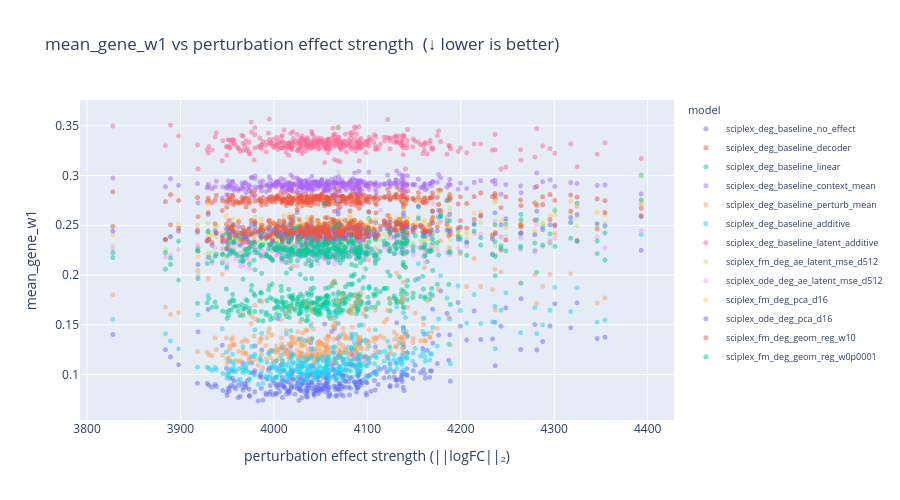
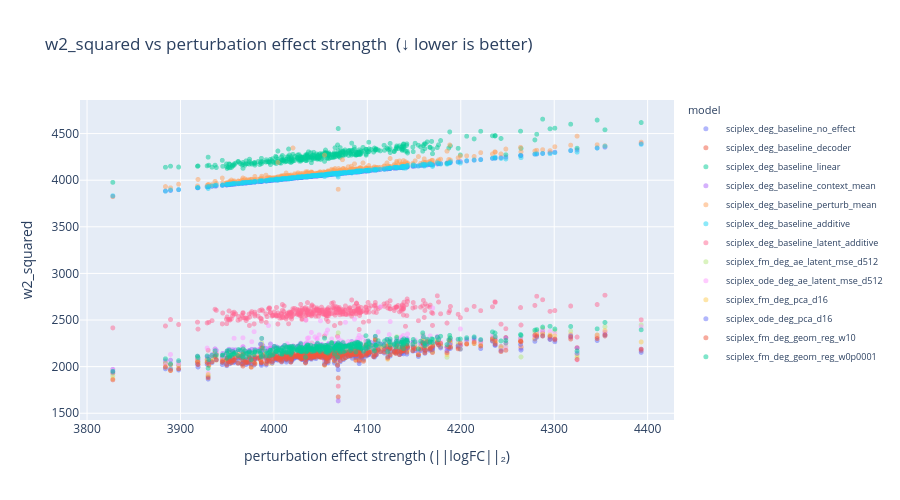
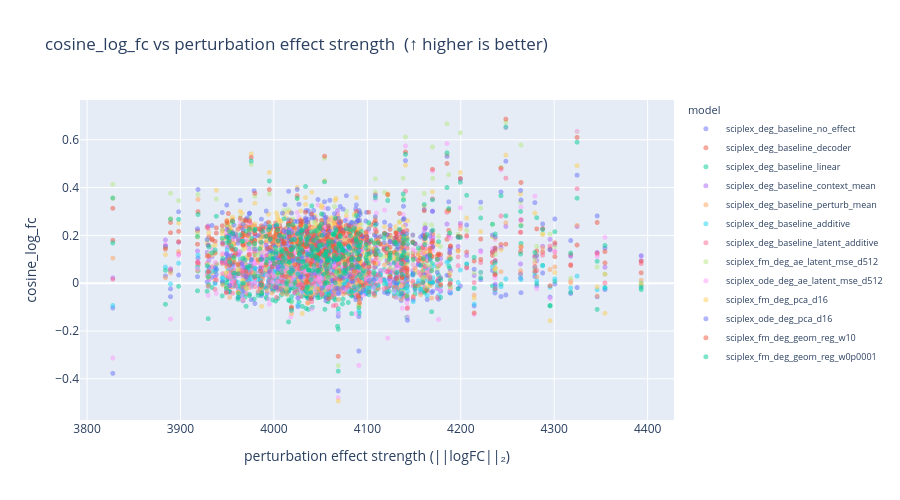
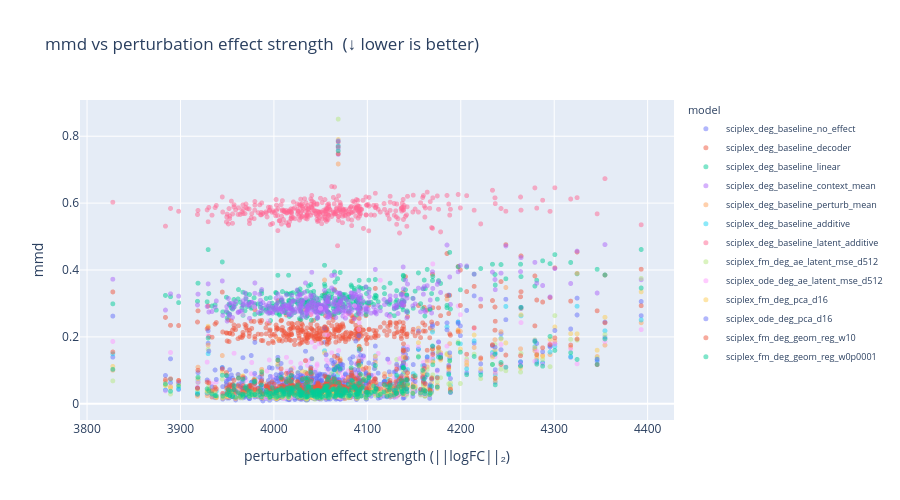

Notebook source saved alongside these figures, in order:
### Code cell
import plotly.express as px

# merge effect strength with per-group metrics
pg = per_group_metrics.merge(
    effect_df[["cell_type", "product_dose", "effect_strength"]], on=["cell_type", "product_dose"], how="left"
)

# extract dose from product_dose for hover
pg["dose"] = pg["product_dose"].str.rsplit("_", n=1).str[-1].astype(int)
pg["drug"] = pg["product_dose"].str.rsplit("_", n=1).str[0]

for metric in plot_metric_names:
    subset = pg[pg["metric_base"] == metric].copy()
    if subset.empty:
        subset = pg[pg["metric"] == metric].copy()
    if subset.empty:
        continue

    direction = metric_direction.get(metric, "")
    fig = px.scatter(
        subset,
        x="effect_strength",
        y="value",
        color="model_name",
        hover_data=["drug", "dose", "cell_type"],
        opacity=0.5,
        title=f"{metric} vs perturbation effect strength  ({direction})",
        labels={
            "effect_strength": "perturbation effect strength (||logFC||₂)",
            "value": metric,
            "model_name": "model",
        },
    )
    fig.update_traces(marker_size=5)
    fig.update_layout(height=500, width=900, legend=dict(font=dict(size=9)))
    fig.show()

### Figure 1 — Plotly figure (JSON) as saved in the notebook; plotly's stock layout.template omitted (floating-point values rounded to 4 significant figures; data arrays with more than 128 entries replaced by an {"elided": "..."} marker saying what was removed)
{"data": [{"customdata": {"elided": "375x3 mixed values"}, "hovertemplate": "model=sciplex_deg_baseline_no_effect<br>perturbation effect strength (||logFC||₂)=%{x}<br>mean_gene_w1=%{y}<br>drug=%{customdata[0]}<br>dose=%{customdata[1]}<br>cell_type=%{customdata[2]}<extra></extra>", "legendgroup": "sciplex_deg_baseline_no_effect", "marker": {"color": "#636efa", "opacity": 0.5, "size": 5, "symbol": "circle"}, "mode": "markers", "name": "sciplex_deg_baseline_no_effect", "showlegend": true, "type": "scattergl", "x": {"elided": "375 float values"}, "xaxis": "x", "y": {"elided": "375 float values"}, "yaxis": "y"}, {"customdata": {"elided": "375x3 mixed values"}, "hovertemplate": "model=sciplex_deg_baseline_decoder<br>perturbation effect strength (||logFC||₂)=%{x}<br>mean_gene_w1=%{y}<br>drug=%{customdata[0]}<br>dose=%{customdata[1]}<br>cell_type=%{customdata[2]}<extra></extra>", "legendgroup": "sciplex_deg_baseline_decoder", "marker": {"color": "#EF553B", "opacity": 0.5, "size": 5, "symbol": "circle"}, "mode": "markers", "name": "sciplex_deg_baseline_decoder", "showlegend": true, "type": "scattergl", "x": {"elided": "375 float values"}, "xaxis": "x", "y": {"elided": "375 float values"}, "yaxis": "y"}, {"customdata": {"elided": "375x3 mixed values"}, "hovertemplate": "model=sciplex_deg_baseline_linear<br>perturbation effect strength (||logFC||₂)=%{x}<br>mean_gene_w1=%{y}<br>drug=%{customdata[0]}<br>dose=%{customdata[1]}<br>cell_type=%{customdata[2]}<extra></extra>", "legendgroup": "sciplex_deg_baseline_linear", "marker": {"color": "#00cc96", "opacity": 0.5, "size": 5, "symbol": "circle"}, "mode": "markers", "name": "sciplex_deg_baseline_linear", "showlegend": true, "type": "scattergl", "x": {"elided": "375 float values"}, "xaxis": "x", "y": {"elided": "375 float values"}, "yaxis": "y"}, {"customdata": {"elided": "375x3 mixed values"}, "hovertemplate": "model=sciplex_deg_baseline_context_mean<br>perturbation effect strength (||logFC||₂)=%{x}<br>mean_gene_w1=%{y}<br>drug=%{customdata[0]}<br>dose=%{customdata[1]}<br>cell_type=%{customdata[2]}<extra></extra>", "legendgroup": "sciplex_deg_baseline_context_mean", "marker": {"color": "#ab63fa", "opacity": 0.5, "size": 5, "symbol": "circle"}, "mode": "markers", "name": "sciplex_deg_baseline_context_mean", "showlegend": true, "type": "scattergl", "x": {"elided": "375 float values"}, "xaxis": "x", "y": {"elided": "375 float values"}, "yaxis": "y"}, {"customdata": {"elided": "375x3 mixed values"}, "hovertemplate": "model=sciplex_deg_baseline_perturb_mean<br>perturbation effect strength (||logFC||₂)=%{x}<br>mean_gene_w1=%{y}<br>drug=%{customdata[0]}<br>dose=%{customdata[1]}<br>cell_type=%{customdata[2]}<extra></extra>", "legendgroup": "sciplex_deg_baseline_perturb_mean", "marker": {"color": "#FFA15A", "opacity": 0.5, "size": 5, "symbol": "circle"}, "mode": "markers", "name": "sciplex_deg_baseline_perturb_mean", "showlegend": true, "type": "scattergl", "x": {"elided": "375 float values"}, "xaxis": "x", "y": {"elided": "375 float values"}, "yaxis": "y"}, {"customdata": {"elided": "375x3 mixed values"}, "hovertemplate": "model=sciplex_deg_baseline_additive<br>perturbation effect strength (||logFC||₂)=%{x}<br>mean_gene_w1=%{y}<br>drug=%{customdata[0]}<br>dose=%{customdata[1]}<br>cell_type=%{customdata[2]}<extra></extra>", "legendgroup": "sciplex_deg_baseline_additive", "marker": {"color": "#19d3f3", "opacity": 0.5, "size": 5, "symbol": "circle"}, "mode": "markers", "name": "sciplex_deg_baseline_additive", "showlegend": true, "type": "scattergl", "x": {"elided": "375 float values"}, "xaxis": "x", "y": {"elided": "375 float values"}, "yaxis": "y"}, {"customdata": {"elided": "375x3 mixed values"}, "hovertemplate": "model=sciplex_deg_baseline_latent_additive<br>perturbation effect strength (||logFC||₂)=%{x}<br>mean_gene_w1=%{y}<br>drug=%{customdata[0]}<br>dose=%{customdata[1]}<br>cell_type=%{customdata[2]}<extra></extra>", "legendgroup": "sciplex_deg_baseline_latent_additive", "marker": {"color": "#FF6692", "opacity": 0.5, "size": 5, "symbol": "circle"}, "mode": "markers", "name": "sciplex_deg_baseline_latent_additive", "showlegend": true, "type": "scattergl", "x": {"elided": "375 float values"}, "xaxis": "x", "y": {"elided": "375 float values"}, "yaxis": "y"}, {"customdata": {"elided": "375x3 mixed values"}, "hovertemplate": "model=sciplex_fm_deg_ae_latent_mse_d512<br>perturbation effect strength (||logFC||₂)=%{x}<br>mean_gene_w1=%{y}<br>drug=%{customdata[0]}<br>dose=%{customdata[1]}<br>cell_type=%{customdata[2]}<extra></extra>", "legendgroup": "sciplex_fm_deg_ae_latent_mse_d512", "marker": {"color": "#B6E880", "opacity": 0.5, "size": 5, "symbol": "circle"}, "mode": "markers", "name": "sciplex_fm_deg_ae_latent_mse_d512", "showlegend": true, "type": "scattergl", "x": {"elided": "375 float values"}, "xaxis": "x", "y": {"elided": "375 float values"}, "yaxis": "y"}, {"customdata": {"elided": "375x3 mixed values"}, "hovertemplate": "model=sciplex_ode_deg_ae_latent_mse_d512<br>perturbation effect strength (||logFC||₂)=%{x}<br>mean_gene_w1=%{y}<br>drug=%{customdata[0]}<br>dose=%{customdata[1]}<br>cell_type=%{customdata[2]}<extra></extra>", "legendgroup": "sciplex_ode_deg_ae_latent_mse_d512", "marker": {"color": "#FF97FF", "opacity": 0.5, "size": 5, "symbol": "circle"}, "mode": "markers", "name": "sciplex_ode_deg_ae_latent_mse_d512", "showlegend": true, "type": "scattergl", "x": {"elided": "375 float values"}, "xaxis": "x", "y": {"elided": "375 float values"}, "yaxis": "y"}, {"customdata": {"elided": "375x3 mixed values"}, "hovertemplate": "model=sciplex_fm_deg_pca_d16<br>perturbation effect strength (||logFC||₂)=%{x}<br>mean_gene_w1=%{y}<br>drug=%{customdata[0]}<br>dose=%{customdata[1]}<br>cell_type=%{customdata[2]}<extra></extra>", "legendgroup": "sciplex_fm_deg_pca_d16", "marker": {"color": "#FECB52", "opacity": 0.5, "size": 5, "symbol": "circle"}, "mode": "markers", "name": "sciplex_fm_deg_pca_d16", "showlegend": true, "type": "scattergl", "x": {"elided": "375 float values"}, "xaxis": "x", "y": {"elided": "375 float values"}, "yaxis": "y"}, {"customdata": {"elided": "375x3 mixed values"}, "hovertemplate": "model=sciplex_ode_deg_pca_d16<br>perturbation effect strength (||logFC||₂)=%{x}<br>mean_gene_w1=%{y}<br>drug=%{customdata[0]}<br>dose=%{customdata[1]}<br>cell_type=%{customdata[2]}<extra></extra>", "legendgroup": "sciplex_ode_deg_pca_d16", "marker": {"color": "#636efa", "opacity": 0.5, "size": 5, "symbol": "circle"}, "mode": "markers", "name": "sciplex_ode_deg_pca_d16", "showlegend": true, "type": "scattergl", "x": {"elided": "375 float values"}, "xaxis": "x", "y": {"elided": "375 float values"}, "yaxis": "y"}, {"customdata": {"elided": "375x3 mixed values"}, "hovertemplate": "model=sciplex_fm_deg_geom_reg_w10<br>perturbation effect strength (||logFC||₂)=%{x}<br>mean_gene_w1=%{y}<br>drug=%{customdata[0]}<br>dose=%{customdata[1]}<br>cell_type=%{customdata[2]}<extra></extra>", "legendgroup": "sciplex_fm_deg_geom_reg_w10", "marker": {"color": "#EF553B", "opacity": 0.5, "size": 5, "symbol": "circle"}, "mode": "markers", "name": "sciplex_fm_deg_geom_reg_w10", "showlegend": true, "type": "scattergl", "x": {"elided": "375 float values"}, "xaxis": "x", "y": {"elided": "375 float values"}, "yaxis": "y"}, {"customdata": {"elided": "375x3 mixed values"}, "hovertemplate": "model=sciplex_fm_deg_geom_reg_w0p0001<br>perturbation effect strength (||logFC||₂)=%{x}<br>mean_gene_w1=%{y}<br>drug=%{customdata[0]}<br>dose=%{customdata[1]}<br>cell_type=%{customdata[2]}<extra></extra>", "legendgroup": "sciplex_fm_deg_geom_reg_w0p0001", "marker": {"color": "#00cc96", "opacity": 0.5, "size": 5, "symbol": "circle"}, "mode": "markers", "name": "sciplex_fm_deg_geom_reg_w0p0001", "showlegend": true, "type": "scattergl", "x": {"elided": "375 float values"}, "xaxis": "x", "y": {"elided": "375 float values"}, "yaxis": "y"}], "layout": {"height": 500, "legend": {"font": {"size": 9}, "title": {"text": "model"}, "tracegroupgap": 0}, "title": {"text": "mean_gene_w1 vs perturbation effect strength  (↓ lower is better)"}, "width": 900, "xaxis": {"anchor": "y", "domain": [0, 1], "title": {"text": "perturbation effect strength (||logFC||₂)"}}, "yaxis": {"anchor": "x", "domain": [0, 1], "title": {"text": "mean_gene_w1"}}}}

### Figure 2 — Plotly figure (JSON) as saved in the notebook; plotly's stock layout.template omitted (floating-point values rounded to 4 significant figures; data arrays with more than 128 entries replaced by an {"elided": "..."} marker saying what was removed)
{"data": [{"customdata": {"elided": "375x3 mixed values"}, "hovertemplate": "model=sciplex_deg_baseline_no_effect<br>perturbation effect strength (||logFC||₂)=%{x}<br>w2_squared=%{y}<br>drug=%{customdata[0]}<br>dose=%{customdata[1]}<br>cell_type=%{customdata[2]}<extra></extra>", "legendgroup": "sciplex_deg_baseline_no_effect", "marker": {"color": "#636efa", "opacity": 0.5, "size": 5, "symbol": "circle"}, "mode": "markers", "name": "sciplex_deg_baseline_no_effect", "showlegend": true, "type": "scattergl", "x": {"elided": "375 float values"}, "xaxis": "x", "y": {"elided": "375 float values"}, "yaxis": "y"}, {"customdata": {"elided": "375x3 mixed values"}, "hovertemplate": "model=sciplex_deg_baseline_decoder<br>perturbation effect strength (||logFC||₂)=%{x}<br>w2_squared=%{y}<br>drug=%{customdata[0]}<br>dose=%{customdata[1]}<br>cell_type=%{customdata[2]}<extra></extra>", "legendgroup": "sciplex_deg_baseline_decoder", "marker": {"color": "#EF553B", "opacity": 0.5, "size": 5, "symbol": "circle"}, "mode": "markers", "name": "sciplex_deg_baseline_decoder", "showlegend": true, "type": "scattergl", "x": {"elided": "375 float values"}, "xaxis": "x", "y": {"elided": "375 float values"}, "yaxis": "y"}, {"customdata": {"elided": "375x3 mixed values"}, "hovertemplate": "model=sciplex_deg_baseline_linear<br>perturbation effect strength (||logFC||₂)=%{x}<br>w2_squared=%{y}<br>drug=%{customdata[0]}<br>dose=%{customdata[1]}<br>cell_type=%{customdata[2]}<extra></extra>", "legendgroup": "sciplex_deg_baseline_linear", "marker": {"color": "#00cc96", "opacity": 0.5, "size": 5, "symbol": "circle"}, "mode": "markers", "name": "sciplex_deg_baseline_linear", "showlegend": true, "type": "scattergl", "x": {"elided": "375 float values"}, "xaxis": "x", "y": {"elided": "375 float values"}, "yaxis": "y"}, {"customdata": {"elided": "375x3 mixed values"}, "hovertemplate": "model=sciplex_deg_baseline_context_mean<br>perturbation effect strength (||logFC||₂)=%{x}<br>w2_squared=%{y}<br>drug=%{customdata[0]}<br>dose=%{customdata[1]}<br>cell_type=%{customdata[2]}<extra></extra>", "legendgroup": "sciplex_deg_baseline_context_mean", "marker": {"color": "#ab63fa", "opacity": 0.5, "size": 5, "symbol": "circle"}, "mode": "markers", "name": "sciplex_deg_baseline_context_mean", "showlegend": true, "type": "scattergl", "x": {"elided": "375 float values"}, "xaxis": "x", "y": {"elided": "375 float values"}, "yaxis": "y"}, {"customdata": {"elided": "375x3 mixed values"}, "hovertemplate": "model=sciplex_deg_baseline_perturb_mean<br>perturbation effect strength (||logFC||₂)=%{x}<br>w2_squared=%{y}<br>drug=%{customdata[0]}<br>dose=%{customdata[1]}<br>cell_type=%{customdata[2]}<extra></extra>", "legendgroup": "sciplex_deg_baseline_perturb_mean", "marker": {"color": "#FFA15A", "opacity": 0.5, "size": 5, "symbol": "circle"}, "mode": "markers", "name": "sciplex_deg_baseline_perturb_mean", "showlegend": true, "type": "scattergl", "x": {"elided": "375 float values"}, "xaxis": "x", "y": {"elided": "375 float values"}, "yaxis": "y"}, {"customdata": {"elided": "375x3 mixed values"}, "hovertemplate": "model=sciplex_deg_baseline_additive<br>perturbation effect strength (||logFC||₂)=%{x}<br>w2_squared=%{y}<br>drug=%{customdata[0]}<br>dose=%{customdata[1]}<br>cell_type=%{customdata[2]}<extra></extra>", "legendgroup": "sciplex_deg_baseline_additive", "marker": {"color": "#19d3f3", "opacity": 0.5, "size": 5, "symbol": "circle"}, "mode": "markers", "name": "sciplex_deg_baseline_additive", "showlegend": true, "type": "scattergl", "x": {"elided": "375 float values"}, "xaxis": "x", "y": {"elided": "375 float values"}, "yaxis": "y"}, {"customdata": {"elided": "375x3 mixed values"}, "hovertemplate": "model=sciplex_deg_baseline_latent_additive<br>perturbation effect strength (||logFC||₂)=%{x}<br>w2_squared=%{y}<br>drug=%{customdata[0]}<br>dose=%{customdata[1]}<br>cell_type=%{customdata[2]}<extra></extra>", "legendgroup": "sciplex_deg_baseline_latent_additive", "marker": {"color": "#FF6692", "opacity": 0.5, "size": 5, "symbol": "circle"}, "mode": "markers", "name": "sciplex_deg_baseline_latent_additive", "showlegend": true, "type": "scattergl", "x": {"elided": "375 float values"}, "xaxis": "x", "y": {"elided": "375 float values"}, "yaxis": "y"}, {"customdata": {"elided": "375x3 mixed values"}, "hovertemplate": "model=sciplex_fm_deg_ae_latent_mse_d512<br>perturbation effect strength (||logFC||₂)=%{x}<br>w2_squared=%{y}<br>drug=%{customdata[0]}<br>dose=%{customdata[1]}<br>cell_type=%{customdata[2]}<extra></extra>", "legendgroup": "sciplex_fm_deg_ae_latent_mse_d512", "marker": {"color": "#B6E880", "opacity": 0.5, "size": 5, "symbol": "circle"}, "mode": "markers", "name": "sciplex_fm_deg_ae_latent_mse_d512", "showlegend": true, "type": "scattergl", "x": {"elided": "375 float values"}, "xaxis": "x", "y": {"elided": "375 float values"}, "yaxis": "y"}, {"customdata": {"elided": "375x3 mixed values"}, "hovertemplate": "model=sciplex_ode_deg_ae_latent_mse_d512<br>perturbation effect strength (||logFC||₂)=%{x}<br>w2_squared=%{y}<br>drug=%{customdata[0]}<br>dose=%{customdata[1]}<br>cell_type=%{customdata[2]}<extra></extra>", "legendgroup": "sciplex_ode_deg_ae_latent_mse_d512", "marker": {"color": "#FF97FF", "opacity": 0.5, "size": 5, "symbol": "circle"}, "mode": "markers", "name": "sciplex_ode_deg_ae_latent_mse_d512", "showlegend": true, "type": "scattergl", "x": {"elided": "375 float values"}, "xaxis": "x", "y": {"elided": "375 float values"}, "yaxis": "y"}, {"customdata": {"elided": "375x3 mixed values"}, "hovertemplate": "model=sciplex_fm_deg_pca_d16<br>perturbation effect strength (||logFC||₂)=%{x}<br>w2_squared=%{y}<br>drug=%{customdata[0]}<br>dose=%{customdata[1]}<br>cell_type=%{customdata[2]}<extra></extra>", "legendgroup": "sciplex_fm_deg_pca_d16", "marker": {"color": "#FECB52", "opacity": 0.5, "size": 5, "symbol": "circle"}, "mode": "markers", "name": "sciplex_fm_deg_pca_d16", "showlegend": true, "type": "scattergl", "x": {"elided": "375 float values"}, "xaxis": "x", "y": {"elided": "375 float values"}, "yaxis": "y"}, {"customdata": {"elided": "375x3 mixed values"}, "hovertemplate": "model=sciplex_ode_deg_pca_d16<br>perturbation effect strength (||logFC||₂)=%{x}<br>w2_squared=%{y}<br>drug=%{customdata[0]}<br>dose=%{customdata[1]}<br>cell_type=%{customdata[2]}<extra></extra>", "legendgroup": "sciplex_ode_deg_pca_d16", "marker": {"color": "#636efa", "opacity": 0.5, "size": 5, "symbol": "circle"}, "mode": "markers", "name": "sciplex_ode_deg_pca_d16", "showlegend": true, "type": "scattergl", "x": {"elided": "375 float values"}, "xaxis": "x", "y": {"elided": "375 float values"}, "yaxis": "y"}, {"customdata": {"elided": "375x3 mixed values"}, "hovertemplate": "model=sciplex_fm_deg_geom_reg_w10<br>perturbation effect strength (||logFC||₂)=%{x}<br>w2_squared=%{y}<br>drug=%{customdata[0]}<br>dose=%{customdata[1]}<br>cell_type=%{customdata[2]}<extra></extra>", "legendgroup": "sciplex_fm_deg_geom_reg_w10", "marker": {"color": "#EF553B", "opacity": 0.5, "size": 5, "symbol": "circle"}, "mode": "markers", "name": "sciplex_fm_deg_geom_reg_w10", "showlegend": true, "type": "scattergl", "x": {"elided": "375 float values"}, "xaxis": "x", "y": {"elided": "375 float values"}, "yaxis": "y"}, {"customdata": {"elided": "375x3 mixed values"}, "hovertemplate": "model=sciplex_fm_deg_geom_reg_w0p0001<br>perturbation effect strength (||logFC||₂)=%{x}<br>w2_squared=%{y}<br>drug=%{customdata[0]}<br>dose=%{customdata[1]}<br>cell_type=%{customdata[2]}<extra></extra>", "legendgroup": "sciplex_fm_deg_geom_reg_w0p0001", "marker": {"color": "#00cc96", "opacity": 0.5, "size": 5, "symbol": "circle"}, "mode": "markers", "name": "sciplex_fm_deg_geom_reg_w0p0001", "showlegend": true, "type": "scattergl", "x": {"elided": "375 float values"}, "xaxis": "x", "y": {"elided": "375 float values"}, "yaxis": "y"}], "layout": {"height": 500, "legend": {"font": {"size": 9}, "title": {"text": "model"}, "tracegroupgap": 0}, "title": {"text": "w2_squared vs perturbation effect strength  (↓ lower is better)"}, "width": 900, "xaxis": {"anchor": "y", "domain": [0, 1], "title": {"text": "perturbation effect strength (||logFC||₂)"}}, "yaxis": {"anchor": "x", "domain": [0, 1], "title": {"text": "w2_squared"}}}}

### Figure 3 — Plotly figure (JSON) as saved in the notebook; plotly's stock layout.template omitted (floating-point values rounded to 4 significant figures; data arrays with more than 128 entries replaced by an {"elided": "..."} marker saying what was removed)
{"data": [{"customdata": {"elided": "375x3 mixed values"}, "hovertemplate": "model=sciplex_deg_baseline_no_effect<br>perturbation effect strength (||logFC||₂)=%{x}<br>cosine_log_fc=%{y}<br>drug=%{customdata[0]}<br>dose=%{customdata[1]}<br>cell_type=%{customdata[2]}<extra></extra>", "legendgroup": "sciplex_deg_baseline_no_effect", "marker": {"color": "#636efa", "opacity": 0.5, "size": 5, "symbol": "circle"}, "mode": "markers", "name": "sciplex_deg_baseline_no_effect", "showlegend": true, "type": "scattergl", "x": {"elided": "375 float values"}, "xaxis": "x", "y": {"elided": "375 float values"}, "yaxis": "y"}, {"customdata": {"elided": "375x3 mixed values"}, "hovertemplate": "model=sciplex_deg_baseline_decoder<br>perturbation effect strength (||logFC||₂)=%{x}<br>cosine_log_fc=%{y}<br>drug=%{customdata[0]}<br>dose=%{customdata[1]}<br>cell_type=%{customdata[2]}<extra></extra>", "legendgroup": "sciplex_deg_baseline_decoder", "marker": {"color": "#EF553B", "opacity": 0.5, "size": 5, "symbol": "circle"}, "mode": "markers", "name": "sciplex_deg_baseline_decoder", "showlegend": true, "type": "scattergl", "x": {"elided": "375 float values"}, "xaxis": "x", "y": {"elided": "375 float values"}, "yaxis": "y"}, {"customdata": {"elided": "375x3 mixed values"}, "hovertemplate": "model=sciplex_deg_baseline_linear<br>perturbation effect strength (||logFC||₂)=%{x}<br>cosine_log_fc=%{y}<br>drug=%{customdata[0]}<br>dose=%{customdata[1]}<br>cell_type=%{customdata[2]}<extra></extra>", "legendgroup": "sciplex_deg_baseline_linear", "marker": {"color": "#00cc96", "opacity": 0.5, "size": 5, "symbol": "circle"}, "mode": "markers", "name": "sciplex_deg_baseline_linear", "showlegend": true, "type": "scattergl", "x": {"elided": "375 float values"}, "xaxis": "x", "y": {"elided": "375 float values"}, "yaxis": "y"}, {"customdata": {"elided": "375x3 mixed values"}, "hovertemplate": "model=sciplex_deg_baseline_context_mean<br>perturbation effect strength (||logFC||₂)=%{x}<br>cosine_log_fc=%{y}<br>drug=%{customdata[0]}<br>dose=%{customdata[1]}<br>cell_type=%{customdata[2]}<extra></extra>", "legendgroup": "sciplex_deg_baseline_context_mean", "marker": {"color": "#ab63fa", "opacity": 0.5, "size": 5, "symbol": "circle"}, "mode": "markers", "name": "sciplex_deg_baseline_context_mean", "showlegend": true, "type": "scattergl", "x": {"elided": "375 float values"}, "xaxis": "x", "y": {"elided": "375 float values"}, "yaxis": "y"}, {"customdata": {"elided": "375x3 mixed values"}, "hovertemplate": "model=sciplex_deg_baseline_perturb_mean<br>perturbation effect strength (||logFC||₂)=%{x}<br>cosine_log_fc=%{y}<br>drug=%{customdata[0]}<br>dose=%{customdata[1]}<br>cell_type=%{customdata[2]}<extra></extra>", "legendgroup": "sciplex_deg_baseline_perturb_mean", "marker": {"color": "#FFA15A", "opacity": 0.5, "size": 5, "symbol": "circle"}, "mode": "markers", "name": "sciplex_deg_baseline_perturb_mean", "showlegend": true, "type": "scattergl", "x": {"elided": "375 float values"}, "xaxis": "x", "y": {"elided": "375 float values"}, "yaxis": "y"}, {"customdata": {"elided": "375x3 mixed values"}, "hovertemplate": "model=sciplex_deg_baseline_additive<br>perturbation effect strength (||logFC||₂)=%{x}<br>cosine_log_fc=%{y}<br>drug=%{customdata[0]}<br>dose=%{customdata[1]}<br>cell_type=%{customdata[2]}<extra></extra>", "legendgroup": "sciplex_deg_baseline_additive", "marker": {"color": "#19d3f3", "opacity": 0.5, "size": 5, "symbol": "circle"}, "mode": "markers", "name": "sciplex_deg_baseline_additive", "showlegend": true, "type": "scattergl", "x": {"elided": "375 float values"}, "xaxis": "x", "y": {"elided": "375 float values"}, "yaxis": "y"}, {"customdata": {"elided": "375x3 mixed values"}, "hovertemplate": "model=sciplex_deg_baseline_latent_additive<br>perturbation effect strength (||logFC||₂)=%{x}<br>cosine_log_fc=%{y}<br>drug=%{customdata[0]}<br>dose=%{customdata[1]}<br>cell_type=%{customdata[2]}<extra></extra>", "legendgroup": "sciplex_deg_baseline_latent_additive", "marker": {"color": "#FF6692", "opacity": 0.5, "size": 5, "symbol": "circle"}, "mode": "markers", "name": "sciplex_deg_baseline_latent_additive", "showlegend": true, "type": "scattergl", "x": {"elided": "375 float values"}, "xaxis": "x", "y": {"elided": "375 float values"}, "yaxis": "y"}, {"customdata": {"elided": "375x3 mixed values"}, "hovertemplate": "model=sciplex_fm_deg_ae_latent_mse_d512<br>perturbation effect strength (||logFC||₂)=%{x}<br>cosine_log_fc=%{y}<br>drug=%{customdata[0]}<br>dose=%{customdata[1]}<br>cell_type=%{customdata[2]}<extra></extra>", "legendgroup": "sciplex_fm_deg_ae_latent_mse_d512", "marker": {"color": "#B6E880", "opacity": 0.5, "size": 5, "symbol": "circle"}, "mode": "markers", "name": "sciplex_fm_deg_ae_latent_mse_d512", "showlegend": true, "type": "scattergl", "x": {"elided": "375 float values"}, "xaxis": "x", "y": {"elided": "375 float values"}, "yaxis": "y"}, {"customdata": {"elided": "375x3 mixed values"}, "hovertemplate": "model=sciplex_ode_deg_ae_latent_mse_d512<br>perturbation effect strength (||logFC||₂)=%{x}<br>cosine_log_fc=%{y}<br>drug=%{customdata[0]}<br>dose=%{customdata[1]}<br>cell_type=%{customdata[2]}<extra></extra>", "legendgroup": "sciplex_ode_deg_ae_latent_mse_d512", "marker": {"color": "#FF97FF", "opacity": 0.5, "size": 5, "symbol": "circle"}, "mode": "markers", "name": "sciplex_ode_deg_ae_latent_mse_d512", "showlegend": true, "type": "scattergl", "x": {"elided": "375 float values"}, "xaxis": "x", "y": {"elided": "375 float values"}, "yaxis": "y"}, {"customdata": {"elided": "375x3 mixed values"}, "hovertemplate": "model=sciplex_fm_deg_pca_d16<br>perturbation effect strength (||logFC||₂)=%{x}<br>cosine_log_fc=%{y}<br>drug=%{customdata[0]}<br>dose=%{customdata[1]}<br>cell_type=%{customdata[2]}<extra></extra>", "legendgroup": "sciplex_fm_deg_pca_d16", "marker": {"color": "#FECB52", "opacity": 0.5, "size": 5, "symbol": "circle"}, "mode": "markers", "name": "sciplex_fm_deg_pca_d16", "showlegend": true, "type": "scattergl", "x": {"elided": "375 float values"}, "xaxis": "x", "y": {"elided": "375 float values"}, "yaxis": "y"}, {"customdata": {"elided": "375x3 mixed values"}, "hovertemplate": "model=sciplex_ode_deg_pca_d16<br>perturbation effect strength (||logFC||₂)=%{x}<br>cosine_log_fc=%{y}<br>drug=%{customdata[0]}<br>dose=%{customdata[1]}<br>cell_type=%{customdata[2]}<extra></extra>", "legendgroup": "sciplex_ode_deg_pca_d16", "marker": {"color": "#636efa", "opacity": 0.5, "size": 5, "symbol": "circle"}, "mode": "markers", "name": "sciplex_ode_deg_pca_d16", "showlegend": true, "type": "scattergl", "x": {"elided": "375 float values"}, "xaxis": "x", "y": {"elided": "375 float values"}, "yaxis": "y"}, {"customdata": {"elided": "375x3 mixed values"}, "hovertemplate": "model=sciplex_fm_deg_geom_reg_w10<br>perturbation effect strength (||logFC||₂)=%{x}<br>cosine_log_fc=%{y}<br>drug=%{customdata[0]}<br>dose=%{customdata[1]}<br>cell_type=%{customdata[2]}<extra></extra>", "legendgroup": "sciplex_fm_deg_geom_reg_w10", "marker": {"color": "#EF553B", "opacity": 0.5, "size": 5, "symbol": "circle"}, "mode": "markers", "name": "sciplex_fm_deg_geom_reg_w10", "showlegend": true, "type": "scattergl", "x": {"elided": "375 float values"}, "xaxis": "x", "y": {"elided": "375 float values"}, "yaxis": "y"}, {"customdata": {"elided": "375x3 mixed values"}, "hovertemplate": "model=sciplex_fm_deg_geom_reg_w0p0001<br>perturbation effect strength (||logFC||₂)=%{x}<br>cosine_log_fc=%{y}<br>drug=%{customdata[0]}<br>dose=%{customdata[1]}<br>cell_type=%{customdata[2]}<extra></extra>", "legendgroup": "sciplex_fm_deg_geom_reg_w0p0001", "marker": {"color": "#00cc96", "opacity": 0.5, "size": 5, "symbol": "circle"}, "mode": "markers", "name": "sciplex_fm_deg_geom_reg_w0p0001", "showlegend": true, "type": "scattergl", "x": {"elided": "375 float values"}, "xaxis": "x", "y": {"elided": "375 float values"}, "yaxis": "y"}], "layout": {"height": 500, "legend": {"font": {"size": 9}, "title": {"text": "model"}, "tracegroupgap": 0}, "title": {"text": "cosine_log_fc vs perturbation effect strength  (↑ higher is better)"}, "width": 900, "xaxis": {"anchor": "y", "domain": [0, 1], "title": {"text": "perturbation effect strength (||logFC||₂)"}}, "yaxis": {"anchor": "x", "domain": [0, 1], "title": {"text": "cosine_log_fc"}}}}

### Figure 4 — Plotly figure (JSON) as saved in the notebook; plotly's stock layout.template omitted (floating-point values rounded to 4 significant figures; data arrays with more than 128 entries replaced by an {"elided": "..."} marker saying what was removed)
{"data": [{"customdata": {"elided": "375x3 mixed values"}, "hovertemplate": "model=sciplex_deg_baseline_no_effect<br>perturbation effect strength (||logFC||₂)=%{x}<br>mmd=%{y}<br>drug=%{customdata[0]}<br>dose=%{customdata[1]}<br>cell_type=%{customdata[2]}<extra></extra>", "legendgroup": "sciplex_deg_baseline_no_effect", "marker": {"color": "#636efa", "opacity": 0.5, "size": 5, "symbol": "circle"}, "mode": "markers", "name": "sciplex_deg_baseline_no_effect", "showlegend": true, "type": "scattergl", "x": {"elided": "375 float values"}, "xaxis": "x", "y": {"elided": "375 float values"}, "yaxis": "y"}, {"customdata": {"elided": "375x3 mixed values"}, "hovertemplate": "model=sciplex_deg_baseline_decoder<br>perturbation effect strength (||logFC||₂)=%{x}<br>mmd=%{y}<br>drug=%{customdata[0]}<br>dose=%{customdata[1]}<br>cell_type=%{customdata[2]}<extra></extra>", "legendgroup": "sciplex_deg_baseline_decoder", "marker": {"color": "#EF553B", "opacity": 0.5, "size": 5, "symbol": "circle"}, "mode": "markers", "name": "sciplex_deg_baseline_decoder", "showlegend": true, "type": "scattergl", "x": {"elided": "375 float values"}, "xaxis": "x", "y": {"elided": "375 float values"}, "yaxis": "y"}, {"customdata": {"elided": "375x3 mixed values"}, "hovertemplate": "model=sciplex_deg_baseline_linear<br>perturbation effect strength (||logFC||₂)=%{x}<br>mmd=%{y}<br>drug=%{customdata[0]}<br>dose=%{customdata[1]}<br>cell_type=%{customdata[2]}<extra></extra>", "legendgroup": "sciplex_deg_baseline_linear", "marker": {"color": "#00cc96", "opacity": 0.5, "size": 5, "symbol": "circle"}, "mode": "markers", "name": "sciplex_deg_baseline_linear", "showlegend": true, "type": "scattergl", "x": {"elided": "375 float values"}, "xaxis": "x", "y": {"elided": "375 float values"}, "yaxis": "y"}, {"customdata": {"elided": "375x3 mixed values"}, "hovertemplate": "model=sciplex_deg_baseline_context_mean<br>perturbation effect strength (||logFC||₂)=%{x}<br>mmd=%{y}<br>drug=%{customdata[0]}<br>dose=%{customdata[1]}<br>cell_type=%{customdata[2]}<extra></extra>", "legendgroup": "sciplex_deg_baseline_context_mean", "marker": {"color": "#ab63fa", "opacity": 0.5, "size": 5, "symbol": "circle"}, "mode": "markers", "name": "sciplex_deg_baseline_context_mean", "showlegend": true, "type": "scattergl", "x": {"elided": "375 float values"}, "xaxis": "x", "y": {"elided": "375 float values"}, "yaxis": "y"}, {"customdata": {"elided": "375x3 mixed values"}, "hovertemplate": "model=sciplex_deg_baseline_perturb_mean<br>perturbation effect strength (||logFC||₂)=%{x}<br>mmd=%{y}<br>drug=%{customdata[0]}<br>dose=%{customdata[1]}<br>cell_type=%{customdata[2]}<extra></extra>", "legendgroup": "sciplex_deg_baseline_perturb_mean", "marker": {"color": "#FFA15A", "opacity": 0.5, "size": 5, "symbol": "circle"}, "mode": "markers", "name": "sciplex_deg_baseline_perturb_mean", "showlegend": true, "type": "scattergl", "x": {"elided": "375 float values"}, "xaxis": "x", "y": {"elided": "375 float values"}, "yaxis": "y"}, {"customdata": {"elided": "375x3 mixed values"}, "hovertemplate": "model=sciplex_deg_baseline_additive<br>perturbation effect strength (||logFC||₂)=%{x}<br>mmd=%{y}<br>drug=%{customdata[0]}<br>dose=%{customdata[1]}<br>cell_type=%{customdata[2]}<extra></extra>", "legendgroup": "sciplex_deg_baseline_additive", "marker": {"color": "#19d3f3", "opacity": 0.5, "size": 5, "symbol": "circle"}, "mode": "markers", "name": "sciplex_deg_baseline_additive", "showlegend": true, "type": "scattergl", "x": {"elided": "375 float values"}, "xaxis": "x", "y": {"elided": "375 float values"}, "yaxis": "y"}, {"customdata": {"elided": "375x3 mixed values"}, "hovertemplate": "model=sciplex_deg_baseline_latent_additive<br>perturbation effect strength (||logFC||₂)=%{x}<br>mmd=%{y}<br>drug=%{customdata[0]}<br>dose=%{customdata[1]}<br>cell_type=%{customdata[2]}<extra></extra>", "legendgroup": "sciplex_deg_baseline_latent_additive", "marker": {"color": "#FF6692", "opacity": 0.5, "size": 5, "symbol": "circle"}, "mode": "markers", "name": "sciplex_deg_baseline_latent_additive", "showlegend": true, "type": "scattergl", "x": {"elided": "375 float values"}, "xaxis": "x", "y": {"elided": "375 float values"}, "yaxis": "y"}, {"customdata": {"elided": "375x3 mixed values"}, "hovertemplate": "model=sciplex_fm_deg_ae_latent_mse_d512<br>perturbation effect strength (||logFC||₂)=%{x}<br>mmd=%{y}<br>drug=%{customdata[0]}<br>dose=%{customdata[1]}<br>cell_type=%{customdata[2]}<extra></extra>", "legendgroup": "sciplex_fm_deg_ae_latent_mse_d512", "marker": {"color": "#B6E880", "opacity": 0.5, "size": 5, "symbol": "circle"}, "mode": "markers", "name": "sciplex_fm_deg_ae_latent_mse_d512", "showlegend": true, "type": "scattergl", "x": {"elided": "375 float values"}, "xaxis": "x", "y": {"elided": "375 float values"}, "yaxis": "y"}, {"customdata": {"elided": "375x3 mixed values"}, "hovertemplate": "model=sciplex_ode_deg_ae_latent_mse_d512<br>perturbation effect strength (||logFC||₂)=%{x}<br>mmd=%{y}<br>drug=%{customdata[0]}<br>dose=%{customdata[1]}<br>cell_type=%{customdata[2]}<extra></extra>", "legendgroup": "sciplex_ode_deg_ae_latent_mse_d512", "marker": {"color": "#FF97FF", "opacity": 0.5, "size": 5, "symbol": "circle"}, "mode": "markers", "name": "sciplex_ode_deg_ae_latent_mse_d512", "showlegend": true, "type": "scattergl", "x": {"elided": "375 float values"}, "xaxis": "x", "y": {"elided": "375 float values"}, "yaxis": "y"}, {"customdata": {"elided": "375x3 mixed values"}, "hovertemplate": "model=sciplex_fm_deg_pca_d16<br>perturbation effect strength (||logFC||₂)=%{x}<br>mmd=%{y}<br>drug=%{customdata[0]}<br>dose=%{customdata[1]}<br>cell_type=%{customdata[2]}<extra></extra>", "legendgroup": "sciplex_fm_deg_pca_d16", "marker": {"color": "#FECB52", "opacity": 0.5, "size": 5, "symbol": "circle"}, "mode": "markers", "name": "sciplex_fm_deg_pca_d16", "showlegend": true, "type": "scattergl", "x": {"elided": "375 float values"}, "xaxis": "x", "y": {"elided": "375 float values"}, "yaxis": "y"}, {"customdata": {"elided": "375x3 mixed values"}, "hovertemplate": "model=sciplex_ode_deg_pca_d16<br>perturbation effect strength (||logFC||₂)=%{x}<br>mmd=%{y}<br>drug=%{customdata[0]}<br>dose=%{customdata[1]}<br>cell_type=%{customdata[2]}<extra></extra>", "legendgroup": "sciplex_ode_deg_pca_d16", "marker": {"color": "#636efa", "opacity": 0.5, "size": 5, "symbol": "circle"}, "mode": "markers", "name": "sciplex_ode_deg_pca_d16", "showlegend": true, "type": "scattergl", "x": {"elided": "375 float values"}, "xaxis": "x", "y": {"elided": "375 float values"}, "yaxis": "y"}, {"customdata": {"elided": "375x3 mixed values"}, "hovertemplate": "model=sciplex_fm_deg_geom_reg_w10<br>perturbation effect strength (||logFC||₂)=%{x}<br>mmd=%{y}<br>drug=%{customdata[0]}<br>dose=%{customdata[1]}<br>cell_type=%{customdata[2]}<extra></extra>", "legendgroup": "sciplex_fm_deg_geom_reg_w10", "marker": {"color": "#EF553B", "opacity": 0.5, "size": 5, "symbol": "circle"}, "mode": "markers", "name": "sciplex_fm_deg_geom_reg_w10", "showlegend": true, "type": "scattergl", "x": {"elided": "375 float values"}, "xaxis": "x", "y": {"elided": "375 float values"}, "yaxis": "y"}, {"customdata": {"elided": "375x3 mixed values"}, "hovertemplate": "model=sciplex_fm_deg_geom_reg_w0p0001<br>perturbation effect strength (||logFC||₂)=%{x}<br>mmd=%{y}<br>drug=%{customdata[0]}<br>dose=%{customdata[1]}<br>cell_type=%{customdata[2]}<extra></extra>", "legendgroup": "sciplex_fm_deg_geom_reg_w0p0001", "marker": {"color": "#00cc96", "opacity": 0.5, "size": 5, "symbol": "circle"}, "mode": "markers", "name": "sciplex_fm_deg_geom_reg_w0p0001", "showlegend": true, "type": "scattergl", "x": {"elided": "375 float values"}, "xaxis": "x", "y": {"elided": "375 float values"}, "yaxis": "y"}], "layout": {"height": 500, "legend": {"font": {"size": 9}, "title": {"text": "model"}, "tracegroupgap": 0}, "title": {"text": "mmd vs perturbation effect strength  (↓ lower is better)"}, "width": 900, "xaxis": {"anchor": "y", "domain": [0, 1], "title": {"text": "perturbation effect strength (||logFC||₂)"}}, "yaxis": {"anchor": "x", "domain": [0, 1], "title": {"text": "mmd"}}}}
